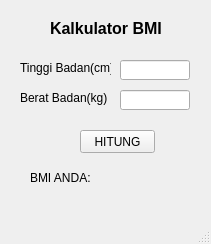
<?xml version="1.0" encoding="UTF-8"?>
<ui version="4.0">
 <class>MainWindow</class>
 <widget class="QMainWindow" name="MainWindow">
  <property name="geometry">
   <rect>
    <x>0</x>
    <y>0</y>
    <width>211</width>
    <height>244</height>
   </rect>
  </property>
  <property name="windowTitle">
   <string>MainWindow</string>
  </property>
  <widget class="QWidget" name="centralwidget">
   <widget class="QLabel" name="label">
    <property name="geometry">
     <rect>
      <x>50</x>
      <y>20</y>
      <width>131</width>
      <height>16</height>
     </rect>
    </property>
    <property name="font">
     <font>
      <pointsize>12</pointsize>
      <weight>75</weight>
      <bold>true</bold>
     </font>
    </property>
    <property name="text">
     <string>Kalkulator BMI</string>
    </property>
   </widget>
   <widget class="QLineEdit" name="lineEdit">
    <property name="geometry">
     <rect>
      <x>120</x>
      <y>60</y>
      <width>70</width>
      <height>20</height>
     </rect>
    </property>
   </widget>
   <widget class="QLabel" name="label_2">
    <property name="geometry">
     <rect>
      <x>20</x>
      <y>60</y>
      <width>91</width>
      <height>16</height>
     </rect>
    </property>
    <property name="text">
     <string>Tinggi Badan(cm)</string>
    </property>
   </widget>
   <widget class="QLabel" name="label_3">
    <property name="geometry">
     <rect>
      <x>20</x>
      <y>90</y>
      <width>91</width>
      <height>16</height>
     </rect>
    </property>
    <property name="text">
     <string>Berat Badan(kg)</string>
    </property>
   </widget>
   <widget class="QLineEdit" name="lineEdit_2">
    <property name="geometry">
     <rect>
      <x>120</x>
      <y>90</y>
      <width>70</width>
      <height>20</height>
     </rect>
    </property>
   </widget>
   <widget class="QPushButton" name="pushButton">
    <property name="geometry">
     <rect>
      <x>80</x>
      <y>130</y>
      <width>75</width>
      <height>23</height>
     </rect>
    </property>
    <property name="text">
     <string>HITUNG</string>
    </property>
   </widget>
   <widget class="QLabel" name="label_4">
    <property name="geometry">
     <rect>
      <x>30</x>
      <y>170</y>
      <width>91</width>
      <height>16</height>
     </rect>
    </property>
    <property name="text">
     <string>BMI ANDA:</string>
    </property>
   </widget>
  </widget>
  <widget class="QMenuBar" name="menubar">
   <property name="geometry">
    <rect>
     <x>0</x>
     <y>0</y>
     <width>211</width>
     <height>21</height>
    </rect>
   </property>
  </widget>
  <widget class="QStatusBar" name="statusbar"/>
 </widget>
 <resources/>
 <connections/>
</ui>
